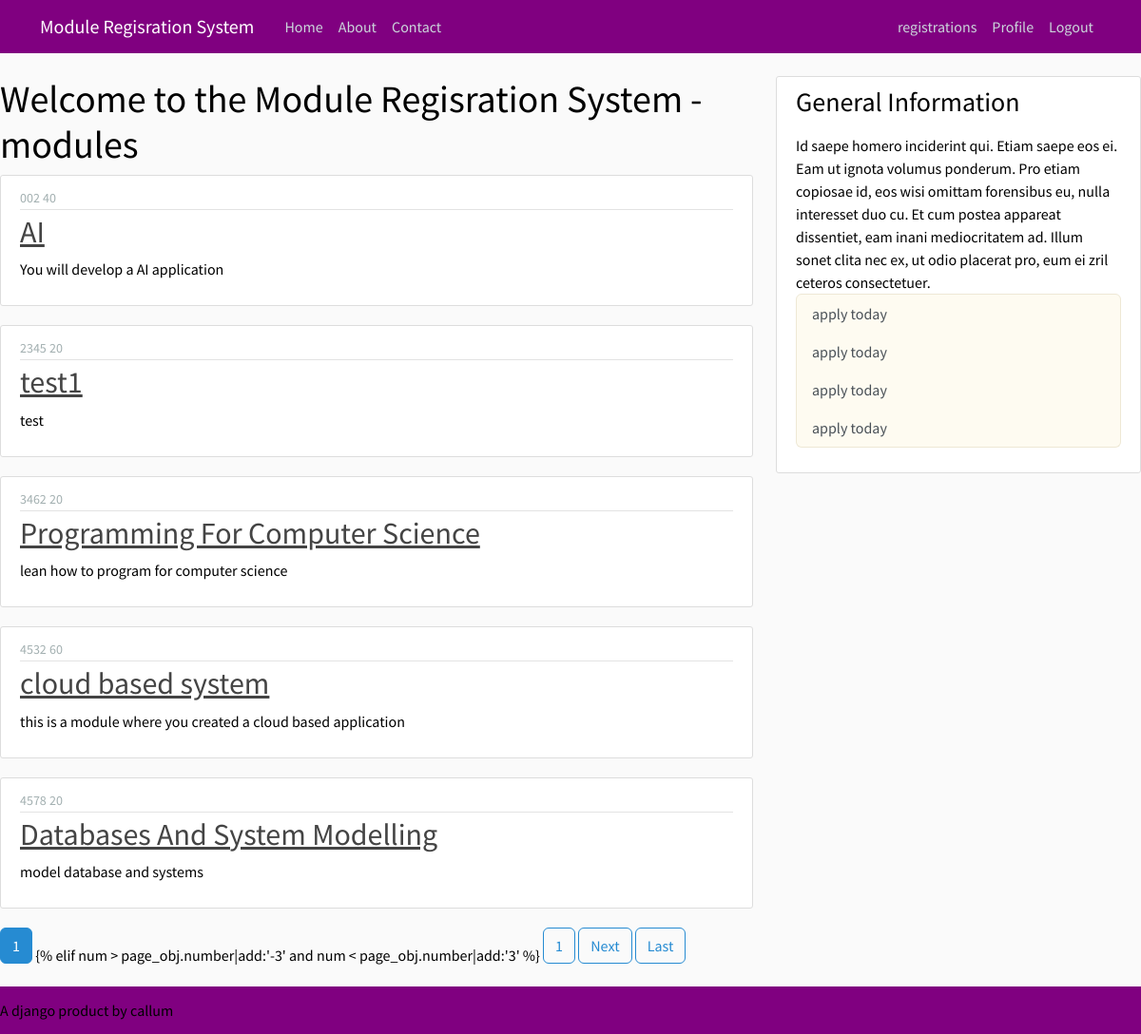
Screenshot of /modules (signed in) with the database file from the repository.
### ModuleRegisrationSystem/models.py (models this page shows)
class Module(models.Model):
    Name = models.CharField(max_length = 100)
    Code = models.CharField(max_length = 100)
    Credit = models.CharField(max_length = 100)
    Category = models.CharField(max_length = 100)
    details = models.TextField()
    Availbity = models.CharField(max_length= 100, choices= [('yes', 'yes'), ('no', 'no')],default= 'yes')
    Groups = models.ManyToManyField(Group,related_name= 'modules')
    def __str__(self):
        return f'{self.Name}'

### ModuleRegisrationSystem/views.py (the view)
# urls.py: path('modules', PostListView.as_view(), name = 'modules'),
class PostListView(ListView):
    model = Module
    template_name = 'ModuleRegisrationSystem/modules.html'
    context_object_name = 'modules'
    ordering = ['Code']
    paginate_by = 5

### ModuleRegisrationSystem/templates/ModuleRegisrationSystem/modules.html (shortened to what this page needs)
{% extends "ModuleRegisrationSystem/base.html" %}
{% load crispy_forms_tags %}
{% block content %}
    <h1>Welcome to the Module Regisration System - modules</h1>
{% for module in modules %}
    <article class="media content-section">
        <div class="media-body">
        <div class="article-metadata">
            <small class="text-muted">{{ module.Code }}</small>
            <small class="text-muted">{{ module.Credit }}</small>
    </div>
    <h2><a class="article-title" href="#">{{ module }}</a></h2>
    <p class="article-content">{{ module.details }}</p>
    </div>
    </article>
{% endfor %}
{% if is_paginated %}
{% for num in page_obj.paginator.page_range %}
{% if page_obj.number == num %}
<a class="btn btn-info mb-4"
href="?page={{num}}">{{num}}</a>
{% elif num > page_obj.number|add:'-3' and num <
page_obj.number|add:'3' %}
<a class="btn btn-outline-info mb-4"
href="?page={{num}}">{{num}}</a>
{% endif %}
{% endfor %}
{% if page_obj.has_next %}
<a class="btn btn-outline-info mb-4"
href="?page={{page_obj.next_page_number}}">Next</a>
<a class="btn btn-outline-info mb-4"
href="?page={{page_obj.paginator.num_pages}}">Last</a>
{% endif %}
{% endif %}
{% endblock %}

### ModuleRegisrationSystem/static/css/styles.css (style rules this page uses)
html { position: relative; min-height: 100%; }
body { background: #fafafa; color: black; margin-top: 5rem; margin-bottom: 50px; }
h1, h2, h3, h4, h5, h6 { color: black; }
.content-section { background: #ffffff; padding: 10px 20px; border: 1px solid #dddddd; border-radius: 3px; margin-bottom: 20px; }
.article-title { color: #444444; }
.article-content { white-space: pre-line; }
.article-metadata { padding-bottom: 1px; margin-bottom: 4px; border-bottom: 1px solid #e3e3e3 }

### rows the page displays
Module: Code "002", Credit "40", Name "AI", details "You will develop a AI application"
Module: Code "2345", Credit "20", Name "test1", details "test"
Module: Code "3462", Credit "20", Name "Programming For Computer Science", details "lean how to program for computer science"
Module: Code "4532", Credit "60", Name "cloud based system", details "this is a module where you created a cloud based application"
Module: Code "4578", Credit "20", Name "Databases And System Modelling", details "model database and systems"

### other values shown
{{ num }} "1"
